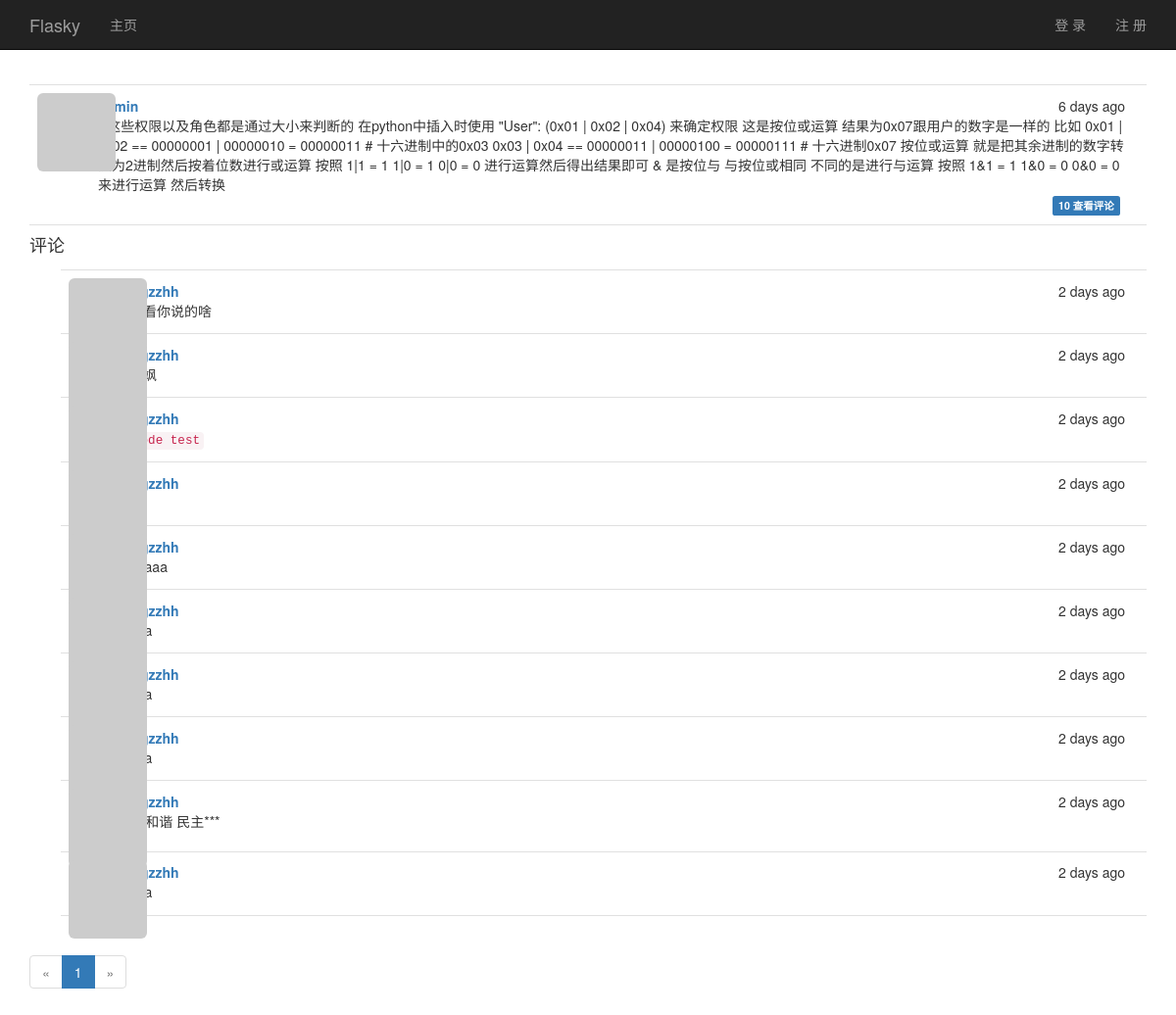
Page /post/9 on the committed database.
### app/models.py (models this page shows, shortened)
class Post(db.Model):
    __tablename__ = 'posts'
    id = db.Column(db.Integer, primary_key=True)
    body = db.Column(db.Text)
    timestamp = db.Column(db.DateTime, index=True, default=datetime.utcnow())
    author_id = db.Column(db.Integer, db.ForeignKey('users.id'))
    body_html = db.Column(db.Text)
    comments = db.relationship('Comment', backref='post', lazy='dynamic')

class User(UserMixin, db.Model):
    avatar_hash = db.Column(db.String(32))
    __tablename__ = 'users'
    id = db.Column(db.Integer, primary_key=True)
    email = db.Column(db.String(64), unique=True, index=True)
    username = db.Column(db.String(64), unique=True, index=True)
    role_id = db.Column(db.Integer, db.ForeignKey('roles.id'))
    password_hash = db.Column(db.String(128))
    confirmed = db.Column(db.Boolean, default=False)
    name = db.Column(db.String(64))  # 姓名
    location = db.Column(db.String(64))  # 所在地
    about_me = db.Column(db.Text())  # 自我介绍
    member_since = db.Column(db.DateTime(), default=datetime.utcnow)  # 注册时间
    last_seen = db.Column(db.DateTime(), default=datetime.utcnow)  # 最后登录时间
    posts = db.relationship('Post', backref='author', lazy='dynamic')
    followed = db.relationship('Follow',
                               foreign_keys=[Follow.follower_id],
                               backref=db.backref('follower', lazy='joined'),
                               lazy='dynamic',
                               cascade='all, delete-orphan')
    followers = db.relationship('Follow',
                                foreign_keys=[Follow.followed_id],
                                backref=db.backref('followed', lazy='joined'),
                                lazy='dynamic',
                                cascade='all, delete-orphan')
    comments = db.relationship('Comment', backref='author', lazy='dynamic')
    @property
    def password(self):
        raise AttributeError('密码不是一个可读属性！')
    def gravatar(self, size=100, default='identicon', rating='g'):
        if request.is_secure:  # 如果响应是安全的
            url = 'https://secure.gravatar.com/avatar'
        else:
            url = 'http://www.gravatar.com/avatar'
        my_hash = self.avatar_hash or hashlib.md5(self.email.encode(
            'utf-8')).hexdigest()
        return '{url}/{hash}?s={size}&d={default}&r={rating}'.format(
            url=url, hash=my_hash, size=size, default=default, rating=rating
        )

class Comment(db.Model):
    __tablename__ = 'comments'
    id = db.Column(db.Integer, primary_key=True)
    body = db.Column(db.Text)
    body_html = db.Column(db.Text)
    timestamp = db.Column(db.DateTime, default=datetime.utcnow, index=True)
    disabled = db.Column(db.Boolean)
    author_id = db.Column(db.Integer, db.ForeignKey('users.id'))
    post_id = db.Column(db.Integer, db.ForeignKey('posts.id'))

### app/main/views.py (the view, shortened to what this page needs)
@main.route('/post/<int:id>', methods=["POST", "GET"])
def post(id):
    my_post = Post.query.get_or_404(id)
    form = CommentForm()
    page = request.args.get('page', 1, type=int)
    if page == -1:
        page = (my_post.comments.count() - 1) // \
            current_app.config['FLASKY_COMMENTS_PER_PAGE'] + 1
    pagination = my_post.comments.order_by(Comment.timestamp.asc()).paginate(
        page, per_page=current_app.config['FLASKY_COMMENTS_PER_PAGE'],
        error_out=False
    )
    comments = pagination.items
    return render_template('post.html', posts=[my_post], form=form,
                           comments=comments, pagination=pagination)

### app/auth/views.py (called while the page is built)
@auth.before_app_request
def before_request():
    if current_user.is_authenticated:
        current_user.ping()
        if not current_user.confirmed \
                and request.endpoint \
                and request.endpoint[:5] != 'auth.' \
                and request.endpoint != 'static':
            return redirect(url_for('auth.unconfirmed'))

### app/main/__init__.py (called while the page is built)
@main.app_context_processor
def inject_permission():
    return dict(Permission=Permission)

### app/models.py (called while the page is built)
    def can(self, permissions):
        return False

    def is_administrator(self):
        return False

### app/templates/post.html (shortened to what this page needs)
{% extends 'base.html' %}
{% import "bootstrap/wtf.html" as wtf%}
{% import "_macros.html" as macros %}
{% block page_content %}
	{% include '_posts.html' %}
	<h4 id="comments">评论</h4>
	{% include '_comments.html' %}
	{% if pagination %}
		<div class="pagination">
			{{ macros.pagination_widget(pagination, '.post', fragment='#comments',
							id=posts[0].id ) }}
		</div>
	{% endif %}
{% endblock page_content %}

### app/templates/_posts.html (shortened to what this page needs)
<ul class="posts">
	{% for post in posts %}
		<li class="post">
			<div class="post-thumbnail">
				<a href="{{ url_for('.user', username=post.author.username) }}">
					<img src="{{ post.author.gravatar(size=40) }}"
							 alt="" class="img-rounded profile-thumbnail"></a>
			</div>
			<div class="post-content">
				<div class="post-date	">{{ moment(post.timestamp).fromNow() }}</div>
				<div class="post-author">
					<a href="{{ url_for('.user', username=post.author.username )}}">
						{{ post.author.username }}</a>
				</div>
				<div class="post-body">
					{% if post.body_html %}
						{{ post.body_html | safe }}
					{% else %}
						{{ post.body }}
					{% endif %}
				</div>
				<div class="post-footer">
					<a href="{{ url_for('.post', id=post.id) }}#comments">
						<span class="label label-primary">
							{{ post.comments.count() }} 查看评论
						</span>
					</a>
				</div>
			</div>
		</li>
	{% endfor %}
</ul>

### app/templates/_comments.html (shortened to what this page needs)
<ul class="comments">
	{% for comment in comments %}
		<li class="comment">
			<div class="comment-thumbnail">
				<a href="{{ url_for('.user', username=comment.author.username) }}">
					<img src="{{ comment.author.gravatar(size=40) }}" alt="用户资料"
							 class="img-rounded profile-thumbnail" />
				</a>
			</div>
			<div class="comment-content">
				<div class="comment-date">
					{{ moment(comment.timestamp).fromNow() }}
				</div>
				<div class="comment-author">
					<a href="{{ url_for('.user', username=comment.author.username) }}">
						{{ comment.author.username }}
					</a>
				</div>
				<div class="comment-body">
					{% if comment.disabled %}
						<p>***和谐 民主***</p>
					{% endif %}
					{% if moderate or not comment.disabled %}
						{% if comment.body_html %}
							{{ comment.body_html | safe }}
						{% else %}
							{{ comment.body }}
						{% endif %}
					{% endif %}
				</div>
			</div>
		</li>
	{% endfor %}
</ul>

### app/static/style.css (style rules this page uses)
body { padding-top: 70px; }
.profile-thumbnail { position: absolute; }
ul.posts { list-style-type: none; padding: 0px; margin: 16px 0px 0px 0px; border-top: 1px solid #e0e0e0; }
ul.posts li.post { padding: 8px; border-bottom: 1px solid #e0e0e0; }
div.post-date { float: right; }
div.post-author { font-weight: bold; }
div.post-thumbnail { position: absolute; }
div.post-content { margin-left: 48px; min-height: 48px; overflow: hidden; padding: 0.2em 1em; }
div.post-footer { float: right; }
div.post-footer a { margin-right: 5px; }
ul.comments { list-style-type: none; padding: 0px; margin: 16px 0px 0px 0px; }
ul.comments li.comment { margin-left: 32px; padding: 8px; border-bottom: 1px solid #e0e0e0; }
ul.comments li.comment:nth-child(1) { border-top: 1px solid #e0e0e0; }
div.comment-date { float: right; }
div.comment-author { font-weight: bold; }
div.comment-thumbnail { position: absolute; }
div.comment-content { margin-left: 48px; min-height: 48px; overflow: hidden; padding: 0.2em 1em; }

### rows in the picture
Post: timestamp "6 days ago", author.username "admin", body "* 这些权限以及角色都是通过大小来判断的 在python中插入时使用 \"User\": (0x01 | 0x02 | 0x04) 来确定权限 这是按位或运算 结果为0x07跟用户的数字是一样的 比如 0x01 | 0x02 == 00000001 | 00000010 = 00000011 # 十六进制中的0x03 0x03 | 0x04 == 00000011 | 00000100 = 00000111 # 十六进制0x07 按位或运算 就是把其余进制的数字转换为2进制然后按着位数进行或运算 按照 1|1 = 1 1|0 = 1 0|0 = 0 进行运算然后得出结果即可 & 是按位与 与按位或相同 不同的是进行与运算 按照 1&1 = 1 1&0 = 0 0&0 = 0 来进行运算 然后转换", comments.count "10"
Comment: timestamp "2 days ago", author.username "Ggzzhh", body_html "看看你说的啥"
Comment: timestamp "2 days ago", author.username "Ggzzhh"
Comment: timestamp "2 days ago", author.username "Ggzzhh", body_html "code test"
Comment: timestamp "2 days ago", author.username "Ggzzhh"
Comment: timestamp "2 days ago", author.username "Ggzzhh", body_html "aaaaa"
Comment: timestamp "2 days ago", author.username "Ggzzhh"
Comment: timestamp "2 days ago", author.username "Ggzzhh"
Comment: timestamp "2 days ago", author.username "Ggzzhh"
Comment: timestamp "2 days ago", author.username "Ggzzhh", disabled "***和谐 民主***"
Comment: timestamp "2 days ago", author.username "Ggzzhh"

### other values in the picture
{{ p }} "1"
